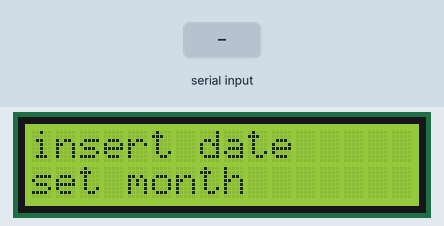
Simulated run of this sketch. Board: Arduino Uno, built with avr-gcc and run on an emulated ATmega328P. Shown: 16×2 character LCD. Inputs (shaded band) come from the test bench.

Above: at 1.2 s.
1.3 s: "2\n" received over Serial
At 3.2 s:
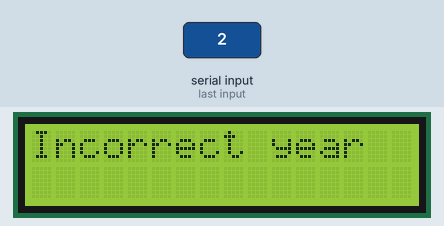
3.8 s: "1\n" received over Serial
At 6.7 s:
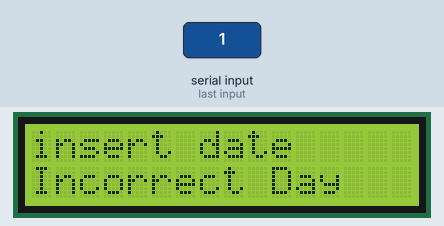
6.8 s: "24\n" received over Serial
At 9.57 s:
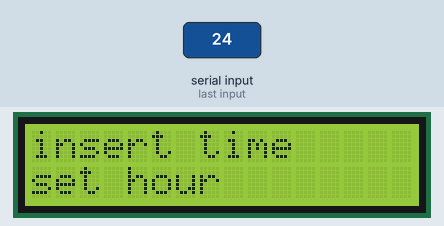
9.8 s: "5\n" received over Serial
At 12.0 s:
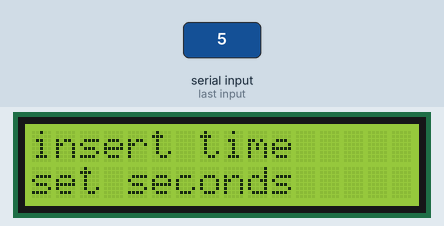
12.3 s: "30,150,10\n" received over Serial
At 13.1 s:
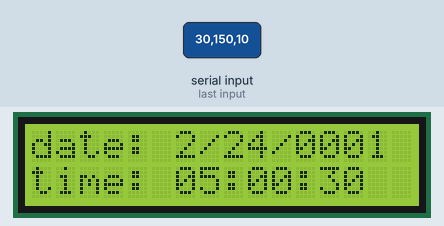
Timing chart, 0 to 15.3 s (numbered marks = the images above; inputs shaded):
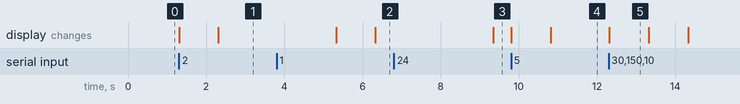

The sketch:

mdanq2Lab6.ino
```cpp
/*
  Matthew Danque mdanq2@uic.edu 653044344
  Lab 6 - Serial Monitor
  Kaz 8 am Tuesday
  The code is supposed to take inputs for TIME and DATE, and sets up a clock in which displays such and changes in real time.
  It will prompt you on each portion for TIME and DATE, but for date it will ask for year before the day as it will require the year to check for leap years.
  What I never expected is Serial.available() to be strange in which the serial monitor requires No Line Ending to avoid multiple inputs.
  Also you can't forget that seconds and minutes are RESET TO 0... fun fun
  References:
  https://forum.arduino.cc/t/serial-read-and-serial-available-are-working-not-as-expected-in-the-code/925823
  https://forum.arduino.cc/t/serial-available-doesnt-seem-to-work/635690/8
*/

// include the library code:
#include <LiquidCrystal.h>

// initialize the library by associating any needed LCD interface pin
// with the arduino pin number it is connected to
const int rs = 12, en = 11, d4 = 5, d5 = 4, d6 = 3, d7 = 2;
LiquidCrystal lcd(rs, en, d4, d5, d6, d7);

bool prompt = true;
int month;
int day;
int year;
int hour;
int minute;
int second;

bool leap = false;
String datebuf;
String timebuf;

void setup() {
  // set up the LCD's number of columns and rows:
  Serial.begin(9600);
  lcd.begin(16, 2);
}

void loop() {
  lcd.setCursor(0, 0);

  //checks if input(s) were made
  if (prompt == true) {
      prompt = false;

      bool day_set = false;
      bool month_set = false;
      bool year_set = false;
      bool hour_set = false;
      bool min_set = false;
      bool sec_set = false;

      //setting the month
      while (month_set == false) {
        lcd.setCursor(0,0);
        lcd.print("insert date");
        lcd.setCursor(0,1);
        lcd.print("set month");
        while (Serial.available() == 0) {}
        month = Serial.parseInt();
        //checks in month input is good
        if (month < 1 || month > 12) {
          lcd.clear();
          lcd.print("Incorrect month input");
          delay(3000);
        } else {
          month_set = true;
        }
        lcd.clear();
      }
      lcd.clear();

      //setting the year
      while (year_set == false) {
        lcd.setCursor(0,0);
        lcd.print("insert date");
        lcd.setCursor(0,1);
        lcd.print("set year");
        while (Serial.available() == 0) {}
        year = Serial.parseInt();

        //checks if the year is correct
        if (year < 1) {
          lcd.clear();
          lcd.print("Incorrect year");
          delay(3000);
        } else {
          if (year % 4 == 0 && (year % 100 != 0 || year % 400 == 0)) {
            leap = true;
          }
          year_set = true;
        }
        lcd.clear();
      }
      lcd.clear();

      //sets the day properly
      while (day_set == false) {
        lcd.setCursor(0,0);
        lcd.print("insert date");
        lcd.setCursor(0,1);
        lcd.print("set day");
        while (Serial.available() == 0) {}
        day = Serial.parseInt();
        lcd.setCursor(0,0);
        //checks the day input
        if (month == 2) {
          if (leap == true && (day > 0 && day < 30)) {
            day_set = true;
          } else if (leap == false && (day > 0 && day < 30)) {
            day_set = true;
          } else {
            lcd.clear();
            lcd.print("insert date");
            lcd.setCursor(0,1);
            lcd.print("Incorrect Day");
            delay(3000);
          }
        } else if (month % 2 == 0 && month < 7) {
          if (day > 0 && day < 31) {
            day_set = true;
          } else {
            lcd.clear();
            lcd.print("insert date");
            lcd.setCursor(0,1);
            lcd.print("Incorrect Day");
            delay(3000);
          }
        } else if (month % 2 == 0 && month > 7) {
          if (day > 0 && day < 32) {
            day_set = true;
          } else {
            lcd.clear();
            lcd.print("insert date");
            lcd.setCursor(0,1);
            lcd.print("Incorrect Day");
            delay(3000);
          }
        } else if (month % 2 == 1 && month < 8) {
          if (day > 0 && day < 32) {
            day_set = true;
          } else {
            lcd.clear();
            lcd.print("insert date");
            lcd.setCursor(0,1);
            lcd.print("Incorrect Day");
            delay(3000);
          }
        } else if (month % 2 == 1 && month > 7) {
          if (day > 0 && day < 31) {
            day_set = true;
          } else {
            lcd.clear();
            lcd.print("insert date");
            lcd.setCursor(0,1);
            lcd.print("Incorrect Day");
            delay(3000);
          }
        }
        lcd.clear();
      }
      lcd.clear();
      //sets hours properly
      while (hour_set == false) {
        lcd.setCursor(0,0);
        lcd.print("insert time");
        lcd.setCursor(0,1);
        lcd.print("set hour");
        while (Serial.available() == 0) {}
        hour = Serial.parseInt();
        lcd.setCursor(0,0);
        if (hour > 24 || hour < 1) {
          lcd.clear();
          lcd.print("insert time");
          lcd.setCursor(0,1);
          lcd.print("Incorrect hour");
          delay(3000);
        } else {
          hour_set = true;
        }
        lcd.clear();
      }
      lcd.clear();
      //sets minutes properly
      while (min_set == false) {
        lcd.setCursor(0,0);
        lcd.print("insert time");
        lcd.setCursor(0,1);
        lcd.print("set minute");
        while (Serial.available() == 0) {}
        minute = Serial.parseInt();
        lcd.setCursor(0,0);
        if (minute > 59 || minute < 0) {
          lcd.clear();
          lcd.print("insert time");
          lcd.setCursor(0,1);
          lcd.print("Incorrect min");
          delay(3000);
        } else {
          min_set = true;
        }
        lcd.clear();
      }
      lcd.clear();
      //sets seconds properly
      while (sec_set == false) {
        lcd.setCursor(0,0);
        lcd.print("insert time");
        lcd.setCursor(0,1);
        lcd.print("set seconds");
        while (Serial.available() == 0) {}
        second = Serial.parseInt();
        lcd.setCursor(0,0);
        if (second > 59 || second < 0) {
          lcd.clear();
          lcd.print("insert time");
          lcd.setCursor(0,1);
          lcd.print("Incorrect secs");
          delay(3000);
        } else {
          sec_set = true;
        }
        lcd.clear();
      }
      lcd.clear();
    prompt = false;
  } else {
    lcd.clear();
    //just in case there is confusion with the year being less than a thousand/s
    String trueYear;
    if (year < 10) {
      trueYear = "000" + String(year);
    } else if (year < 100) {
      trueYear = "00" + String(year);
    } else if (year < 1000) {
      trueYear = "0" + String(year);
    } else {
      trueYear = String(year);
    }
    datebuf = "date: " + String(month) + "/" + String(day) + "/" + trueYear;
    String trueHour;
    String trueMin;
    String trueSec;
    //makes the timer more professional in some sense
    if (hour < 10) {
      trueHour = "0" + String(hour);
    } else {
      trueHour = String(hour);
    }
    if (minute < 10) {
      trueMin = "0" + String(minute);
    } else {
      trueMin = String(minute);
    }
    if (second < 10) {
      trueSec = "0" + String(second);
    } else {
      trueSec = String(second);
    }
    timebuf = "time: " + trueHour + ":" + trueMin + ":" + trueSec;
    lcd.setCursor(0,0);
    lcd.print(datebuf);
    lcd.setCursor(0,1);
    lcd.print(timebuf);
    delay(1000);
    second++;
    //makes sure everything updates in proper order
    if (second == 60) {second = 0; minute++;}
    if (minute == 60) {minute = 0; hour++;}
    if (hour == 24) {hour = 1; day++;}

    if (leap == true && month == 2 && day == 30) {
      day = 1;
      month++;
    } else if (leap == false && month == 2 && day == 29) {
      month++;
      day = 1;
    } else if (month % 2 == 0 && day == 31 && month < 7) {
      day = 1;
      month++;
    } else if (month % 2 == 0 && day == 32 && month > 6) {
      day = 1;
      month++;
    } else if (month % 2 == 1 && day == 32 && month < 8) {
      day = 1;
      month++;
    } else if (month % 2 == 1 && day == 31 && month > 7) {
      day = 1;
      month++;
    }
    if (month == 13) {
      month = 1;
      year++;
      if (year % 4 == 0 && year % 100 != 0 && year % 400 == 0) {
        leap = true;
      } else {
        leap = false;
      }
    }
  }
}
```

Measured:
- after the input at 1.3 s, the display: first changes at once (image 1 shows a later state)
- after the input at 3.8 s, the display: first changes after 1.5 s (image 2 shows a later state)
- after the input at 6.8 s, the display: changes after 2.5 s (image 3)
- after the input at 9.8 s, the display: first changes at once (image 4 shows a later state)
- after the input at 12.3 s, the display: first changes at once (image 5 shows a later state)
- what the display in image 5 shows lasts 1.0 s, from 12.3 s to 13.3 s
